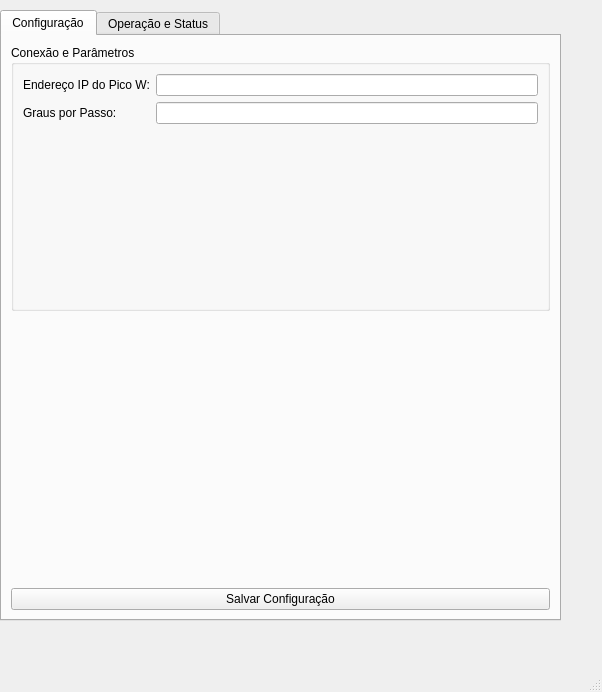
<?xml version="1.0" encoding="UTF-8"?>
<ui version="4.0">
 <class>MainWindow</class>
 <widget class="QMainWindow" name="MainWindow">
  <property name="geometry">
   <rect>
    <x>0</x>
    <y>0</y>
    <width>602</width>
    <height>692</height>
   </rect>
  </property>
  <property name="windowTitle">
   <string>MainWindow</string>
  </property>
  <widget class="QWidget" name="centralwidget">
   <widget class="QTabWidget" name="tabWidget">
    <property name="geometry">
     <rect>
      <x>0</x>
      <y>10</y>
      <width>561</width>
      <height>611</height>
     </rect>
    </property>
    <property name="currentIndex">
     <number>0</number>
    </property>
    <widget class="QWidget" name="tab">
     <attribute name="title">
      <string>Configuração</string>
     </attribute>
     <layout class="QVBoxLayout" name="verticalLayout_3">
      <item>
       <widget class="QGroupBox" name="groupBox">
        <property name="title">
         <string>Conexão e Parâmetros</string>
        </property>
        <layout class="QFormLayout" name="formLayout">
         <item row="0" column="0">
          <widget class="QLabel" name="label">
           <property name="text">
            <string>Endereço IP do Pico W:</string>
           </property>
          </widget>
         </item>
         <item row="0" column="1">
          <widget class="QLineEdit" name="lineEdit_ip"/>
         </item>
         <item row="1" column="0">
          <widget class="QLabel" name="label_2">
           <property name="text">
            <string>Graus por Passo:</string>
           </property>
          </widget>
         </item>
         <item row="1" column="1">
          <widget class="QLineEdit" name="lineEdit_graus"/>
         </item>
        </layout>
       </widget>
      </item>
      <item>
       <widget class="QLabel" name="label_config_icon">
        <property name="text">
         <string/>
        </property>
        <property name="alignment">
         <set>Qt::AlignmentFlag::AlignCenter</set>
        </property>
       </widget>
      </item>
      <item>
       <widget class="QPushButton" name="btn_salvar">
        <property name="text">
         <string>Salvar Configuração</string>
        </property>
       </widget>
      </item>
     </layout>
    </widget>
    <widget class="QWidget" name="tab_2">
     <attribute name="title">
      <string>Operação e Status</string>
     </attribute>
     <layout class="QVBoxLayout" name="verticalLayout_2">
      <item>
       <widget class="QGroupBox" name="groupBox_3">
        <property name="title">
         <string>Status do Experimento</string>
        </property>
        <layout class="QVBoxLayout" name="verticalLayout_4">
         <item>
          <widget class="QLabel" name="label_status_progresso">
           <property name="text">
            <string>Progresso: N/A</string>
           </property>
          </widget>
         </item>
         <item>
          <widget class="QLabel" name="label_status_acumulado">
           <property name="text">
            <string>Total Acumulado: 0.00 graus</string>
           </property>
          </widget>
         </item>
         <item>
          <widget class="QLabel" name="label_status_msg">
           <property name="text">
            <string>Aguardando comando...</string>
           </property>
          </widget>
         </item>
         <item>
          <widget class="QLabel" name="label_status_titulo">
           <property name="text">
            <string>Pronto</string>
           </property>
          </widget>
         </item>
         <item>
          <widget class="QFrame" name="frame">
           <property name="frameShape">
            <enum>QFrame::Shape::HLine</enum>
           </property>
           <property name="frameShadow">
            <enum>QFrame::Shadow::Raised</enum>
           </property>
          </widget>
         </item>
        </layout>
       </widget>
      </item>
      <item>
       <widget class="QGroupBox" name="groupBox_2">
        <property name="title">
         <string>Controles</string>
        </property>
        <layout class="QVBoxLayout" name="verticalLayout">
         <item>
          <widget class="QPushButton" name="btn_atualizar">
           <property name="text">
            <string>Atualizar Status</string>
           </property>
          </widget>
         </item>
         <item>
          <widget class="QPushButton" name="btn_girar">
           <property name="text">
            <string>Girar Passo</string>
           </property>
          </widget>
         </item>
         <item>
          <widget class="QPushButton" name="btn_disparar">
           <property name="text">
            <string>Disparar Fonte</string>
           </property>
          </widget>
         </item>
         <item>
          <widget class="QPushButton" name="btn_reiniciar">
           <property name="text">
            <string>Reiniciar Ciclo</string>
           </property>
          </widget>
         </item>
        </layout>
       </widget>
      </item>
     </layout>
    </widget>
   </widget>
  </widget>
  <widget class="QMenuBar" name="menubar">
   <property name="geometry">
    <rect>
     <x>0</x>
     <y>0</y>
     <width>602</width>
     <height>25</height>
    </rect>
   </property>
  </widget>
  <widget class="QStatusBar" name="statusbar"/>
 </widget>
 <resources/>
 <connections/>
</ui>
